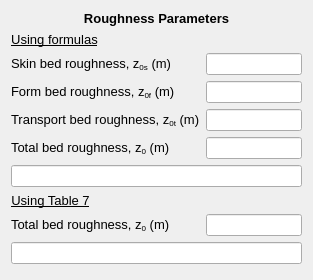
           <widget class="QWidget" name="formLayoutWidget_8">
            <property name="geometry">
             <rect>
              <x>800</x>
              <y>379</y>
              <width>313</width>
              <height>280</height>
             </rect>
            </property>
            <layout class="QFormLayout" name="formLayout_10">
             <item row="0" column="0" colspan="2">
              <widget class="QLabel" name="roughness_lbl_2">
               <property name="font">
                <font>
                 <family>MS Shell Dlg 2</family>
                 <pointsize>10</pointsize>
                 <weight>75</weight>
                 <bold>true</bold>
                </font>
               </property>
               <property name="text">
                <string>&lt;html&gt;&lt;head/&gt;&lt;body&gt;&lt;p align=&quot;center&quot;&gt;Roughness Parameters&lt;/p&gt;&lt;/body&gt;&lt;/html&gt;</string>
               </property>
              </widget>
             </item>
             <item row="1" column="0">
              <widget class="QLabel" name="roughness_lbl_3">
               <property name="font">
                <font>
                 <family>MS Shell Dlg 2</family>
                 <pointsize>10</pointsize>
                 <weight>75</weight>
                 <bold>true</bold>
                </font>
               </property>
               <property name="text">
                <string>&lt;html&gt;&lt;head/&gt;&lt;body&gt;&lt;p align=&quot;center&quot;&gt;&lt;span style=&quot; font-weight:400; text-decoration: underline;&quot;&gt;Using formulas&lt;/span&gt;&lt;/p&gt;&lt;/body&gt;&lt;/html&gt;</string>
               </property>
              </widget>
             </item>
             <item row="2" column="0">
              <widget class="QLabel" name="z0s_Wave_lbl">
               <property name="font">
                <font>
                 <family>MS Shell Dlg 2</family>
                 <pointsize>10</pointsize>
                </font>
               </property>
               <property name="text">
                <string>&lt;html&gt;&lt;head/&gt;&lt;body&gt;&lt;p&gt;Skin bed roughness, z&lt;span style=&quot; vertical-align:sub;&quot;&gt;0s&lt;/span&gt; (m)&lt;/p&gt;&lt;/body&gt;&lt;/html&gt;</string>
               </property>
              </widget>
             </item>
             <item row="2" column="1">
              <widget class="QLineEdit" name="z0s_Wave_txt">
               <property name="readOnly">
                <bool>true</bool>
               </property>
              </widget>
             </item>
             <item row="3" column="0">
              <widget class="QLabel" name="z0f_Wave_lbl">
               <property name="font">
                <font>
                 <family>MS Shell Dlg 2</family>
                 <pointsize>10</pointsize>
                </font>
               </property>
               <property name="text">
                <string>&lt;html&gt;&lt;head/&gt;&lt;body&gt;&lt;p&gt;Form bed roughness, z&lt;span style=&quot; vertical-align:sub;&quot;&gt;0f&lt;/span&gt; (m)&lt;/p&gt;&lt;/body&gt;&lt;/html&gt;</string>
               </property>
              </widget>
             </item>
             <item row="3" column="1">
              <widget class="QLineEdit" name="z0f_Wave_txt">
               <property name="readOnly">
                <bool>true</bool>
               </property>
              </widget>
             </item>
             <item row="4" column="0">
              <widget class="QLabel" name="z0t_Wave_lbl">
               <property name="font">
                <font>
                 <family>MS Shell Dlg 2</family>
                 <pointsize>10</pointsize>
                </font>
               </property>
               <property name="text">
                <string>&lt;html&gt;&lt;head/&gt;&lt;body&gt;&lt;p&gt;Transport bed roughness, z&lt;span style=&quot; vertical-align:sub;&quot;&gt;0t&lt;/span&gt; (m)&lt;/p&gt;&lt;/body&gt;&lt;/html&gt;</string>
               </property>
              </widget>
             </item>
             <item row="4" column="1">
              <widget class="QLineEdit" name="z0t_Wave_txt">
               <property name="readOnly">
                <bool>true</bool>
               </property>
              </widget>
             </item>
             <item row="5" column="0">
              <widget class="QLabel" name="z0Total_Wave_lbl">
               <property name="font">
                <font>
                 <family>MS Shell Dlg 2</family>
                 <pointsize>10</pointsize>
                </font>
               </property>
               <property name="text">
                <string>&lt;html&gt;&lt;head/&gt;&lt;body&gt;&lt;p&gt;Total bed roughness, z&lt;span style=&quot; vertical-align:sub;&quot;&gt;0&lt;/span&gt; (m)&lt;/p&gt;&lt;/body&gt;&lt;/html&gt;</string>
               </property>
              </widget>
             </item>
             <item row="5" column="1">
              <widget class="QLineEdit" name="z0Total_Wave_txt">
               <property name="readOnly">
                <bool>true</bool>
               </property>
              </widget>
             </item>
             <item row="6" column="0" colspan="2">
              <widget class="QLineEdit" name="flowConditionZ0_txt">
               <property name="font">
                <font>
                 <family>MS Shell Dlg 2</family>
                 <weight>75</weight>
                 <bold>true</bold>
                </font>
               </property>
               <property name="readOnly">
                <bool>true</bool>
               </property>
              </widget>
             </item>
             <item row="7" column="0">
              <widget class="QLabel" name="roughness_lbl_4">
               <property name="font">
                <font>
                 <family>MS Shell Dlg 2</family>
                 <pointsize>10</pointsize>
                 <weight>75</weight>
                 <bold>true</bold>
                </font>
               </property>
               <property name="text">
                <string>&lt;html&gt;&lt;head/&gt;&lt;body&gt;&lt;p align=&quot;center&quot;&gt;&lt;span style=&quot; font-weight:400; text-decoration: underline;&quot;&gt;Using Table 7&lt;/span&gt;&lt;/p&gt;&lt;/body&gt;&lt;/html&gt;</string>
               </property>
              </widget>
             </item>
             <item row="8" column="0">
              <widget class="QLabel" name="z0Table_Wave_lbl">
               <property name="font">
                <font>
                 <family>MS Shell Dlg 2</family>
                 <pointsize>10</pointsize>
                </font>
               </property>
               <property name="text">
                <string>&lt;html&gt;&lt;head/&gt;&lt;body&gt;&lt;p&gt;Total bed roughness, z&lt;span style=&quot; vertical-align:sub;&quot;&gt;0&lt;/span&gt; (m)&lt;/p&gt;&lt;/body&gt;&lt;/html&gt;</string>
               </property>
              </widget>
             </item>
             <item row="8" column="1">
              <widget class="QLineEdit" name="z0Table_Wave_txt">
               <property name="readOnly">
                <bool>true</bool>
               </property>
              </widget>
             </item>
             <item row="9" column="0" colspan="2">
              <widget class="QLineEdit" name="flowConditionTable_txt">
               <property name="font">
                <font>
                 <family>MS Shell Dlg 2</family>
                 <weight>75</weight>
                 <bold>true</bold>
                </font>
               </property>
               <property name="readOnly">
                <bool>true</bool>
               </property>
              </widget>
             </item>
            </layout>
           </widget>
